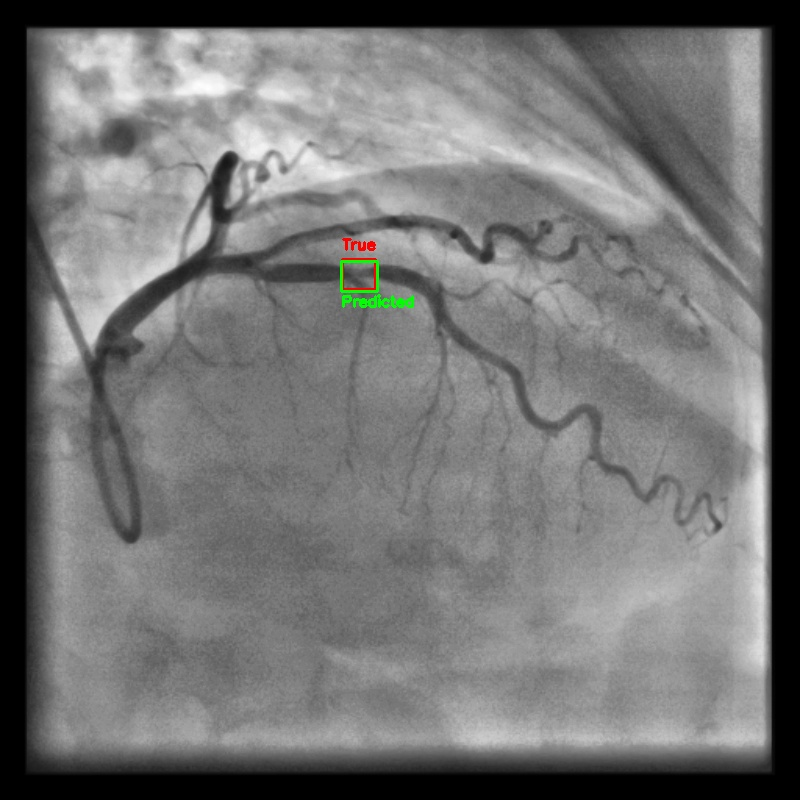
#> input picture image_with_bboxes10.jpg, 800 x 800 px; its folder holds only this picture in this run
$ python -i process_data.py   (imports and definitions only)
#> lines starting #> are read from the running program, lines starting #| are printed output that depends on the picture
import os
import random
import xml.etree.ElementTree as ET
import cv2
import numpy as np

# Define paths
input_dir = '../dataset'
output_dir = '../data'
train_ratio = 0.8
image_size = (800, 800)

# Create output directories
train_dir = os.path.join(output_dir, 'train')
val_dir = os.path.join(output_dir, 'val')
# [2 lines not run here, left out]

def preprocess_image(image_path, output_path):
    """Apply preprocessing steps to the image and save it."""
#> called with image_path = '../image_with_bboxes10.jpg', output_path = 'out.png'
    # Read the image using OpenCV
    img = cv2.imread(image_path)
#> img is the input picture: shape (800, 800, 3); mean B, G, R 114.7, 115.1, 114.9

    # Resize the image
    img = cv2.resize(img, image_size)

    # Convert to grayscale
    gray = cv2.cvtColor(img, cv2.COLOR_BGR2GRAY)

    # Noise filtering (median filter)
    gray = cv2.medianBlur(gray, 3)

    # Contrast enhancement (histogram equalization)
    gray = cv2.equalizeHist(gray)
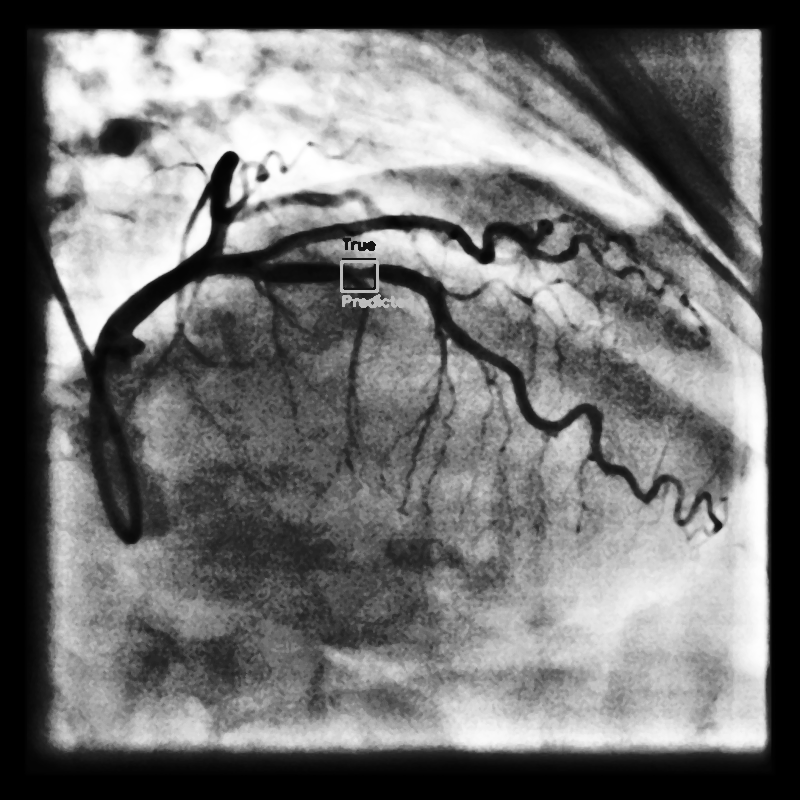
#> gray: shape (800, 800); min 0, max 255, mean 113.6

    # Save the processed image
    cv2.imwrite(output_path, gray)

def convert_annotation(xml_path, txt_path):
    """Convert XML annotation to YOLO format and save as .txt file."""
    tree = ET.parse(xml_path)
    root = tree.getroot()

    # Original image dimensions from XML
    orig_width = int(root.find('size/width').text)
    orig_height = int(root.find('size/height').text)

    # New dimensions after resizing
    width = image_size[0]
    height = image_size[1]

    # Scaling factors
    x_scale = width / orig_width
    y_scale = height / orig_height

    with open(txt_path, 'w') as txt_file:
        for obj in root.findall('object'):
            class_id = 0  # Assuming all classes are labeled as 0
            xmin = int(obj.find('bndbox/xmin').text)
            ymin = int(obj.find('bndbox/ymin').text)
            xmax = int(obj.find('bndbox/xmax').text)
            ymax = int(obj.find('bndbox/ymax').text)

            # Scale bounding boxes
            xmin = int(xmin * x_scale)
            xmax = int(xmax * x_scale)
            ymin = int(ymin * y_scale)
            ymax = int(ymax * y_scale)

            # Convert to YOLO format
            x_center = ((xmin + xmax) / 2) / width
            y_center = ((ymin + ymax) / 2) / height
            bbox_width = (xmax - xmin) / width
            bbox_height = (ymax - ymin) / height

            # Write to .txt file
            txt_file.write(f"{class_id} {x_center} {y_center} {bbox_width} {bbox_height}\n")

# Collect all files
# [1 line that did not run here, left out]
# [1 line that did not run here, left out]

# Pair images with their annotations
# [1 line that did not run here, left out]

# Shuffle and split data
# [1 line not run here, left out]
# [1 line that did not run here, left out]
# [1 line that did not run here, left out]
# [1 line that did not run here, left out]

# Process train and val data
# [12 lines not run here, left out]

>>> result = preprocess_image('../image_with_bboxes10.jpg', 'out.png')
